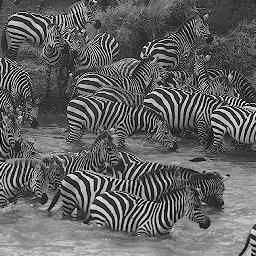
//> input picture Edge_detect/zebras.jpg, 256 x 256 px
$ ./main   (built with g++ and OpenCV 4)
//> lines starting //> are read from the running program, lines starting //| are printed output that depends on the picture

#include <opencv2/core/core.hpp>
#include <opencv2/highgui/highgui.hpp>
#include <iostream>
#include <opencv2/imgproc/imgproc.hpp>
#include <opencv2/opencv.hpp>
#include <stdint.h>
using namespace cv;
using namespace std;
int kernel_size = 3;
int scale = 1;
int delta = 0;
int ddepth = CV_16S;
int main(int argc, char** argv)
{
const char* filename = "zebras.jpg";
Mat src = imread(filename, 0);
//> src is the input picture: 256 rows x 256 cols, CV_8UC1; min 0, max 255, mean 98.6

if(src.empty())
{

cout << "can not open " << filename << endl;  //check if the file is empty
return -1;
}

Mat dst_canny,dst_sobel,dst_laplace;   //delcaring variables
Mat src_blur;


//canny edge detection
Canny(src, dst_canny, 50, 150, 3);     // applying canny edge detect
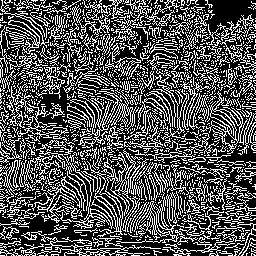
//> dst_canny: 256 rows x 256 cols, CV_8UC1; 32.6% white in thin lines or dots
GaussianBlur( src, src_blur, Size(3,3), 0, 0, BORDER_DEFAULT ); //blurring the image to reduce the noise

//laplace edge detection
Laplacian( src_blur, dst_laplace, ddepth, kernel_size, scale, delta, BORDER_DEFAULT); //applying laplacian operator
convertScaleAbs( dst_laplace, dst_laplace );
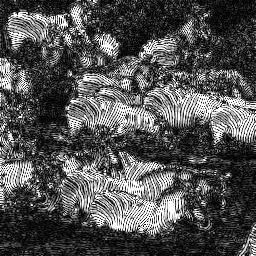
//> dst_laplace: 256 rows x 256 cols, CV_8UC1; min 0, max 255, mean 81.6

//sobel edge detection
Mat grad_x, grad_y;
Mat abs_grad_x, abs_grad_y;
/// Gradient X
Sobel( src_blur, grad_x, ddepth, 1, 0, 3, scale, delta, BORDER_DEFAULT );
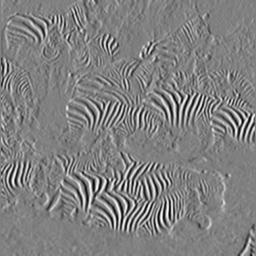
//> grad_x: 256 rows x 256 cols, CV_16SC1; min -565, max 554, mean 0; drawn with min black and max white
convertScaleAbs( grad_x, abs_grad_x );
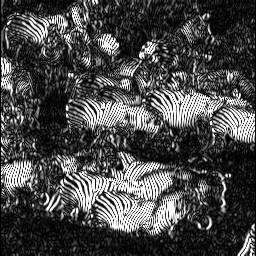
//> abs_grad_x: 256 rows x 256 cols, CV_8UC1; min 0, max 255, mean 72.8
// Gradient Y
Sobel( src_blur, grad_y, ddepth, 0, 1, 3, scale, delta, BORDER_DEFAULT );
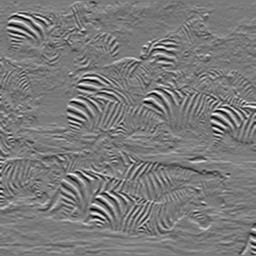
//> grad_y: 256 rows x 256 cols, CV_16SC1; min -533, max 579, mean 2.7; drawn with min black and max white
convertScaleAbs( grad_y, abs_grad_y );
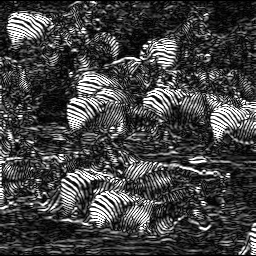
//> abs_grad_y: 256 rows x 256 cols, CV_8UC1; min 0, max 255, mean 67.1
//Total Gradient (approximate)
addWeighted( abs_grad_x, 0.5, abs_grad_y, 0.5, 0, dst_sobel );
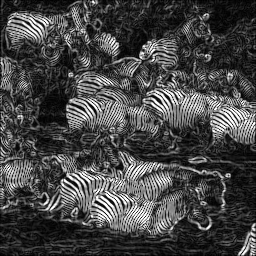
//> dst_sobel: 256 rows x 256 cols, CV_8UC1; min 0, max 255, mean 69.9


imshow("Source Image", src);
imshow("Canny Edge Detection", dst_canny);
imshow("Laplacian edge detect", dst_laplace);
imshow( "Sobel Edge Detection", dst_sobel );
waitKey();
return 0;
}
